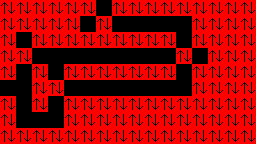

A level layout from a 2D game, rendered from its tile map. Below: a short description, then the map file with its tile-grid data intact:
An orthogonal 16x9 tile map with 16x16 px tiles, 1 tile layer (Tile Layer 1).

<map version="1.0" tiledversion="1.0.3" orientation="orthogonal" renderorder="right-down" width="16" height="9" tilewidth="16" tileheight="16" nextobjectid="1">
 <tileset firstgid="1" source="walls16.tsx" />
 <layer name="Tile Layer 1" width="16" height="9">
  <data encoding="csv">
4,4,4,4,4,4,0,4,4,4,4,4,4,4,4,4,
4,4,4,4,4,0,4,0,0,0,0,0,4,4,4,4,
4,0,4,4,4,4,4,4,4,4,4,0,4,4,4,4,
4,4,0,0,0,0,0,0,0,0,0,4,0,4,4,4,
4,0,4,0,4,4,4,4,4,4,4,0,4,4,4,4,
0,0,4,4,0,0,0,0,0,0,0,0,4,4,4,4,
4,0,4,0,4,4,4,4,4,4,4,4,4,4,4,4,
4,0,0,0,4,4,4,4,4,4,4,4,4,4,4,4,
4,4,4,4,4,4,4,4,4,4,4,4,4,4,4,4
</data>
 </layer>
</map>
